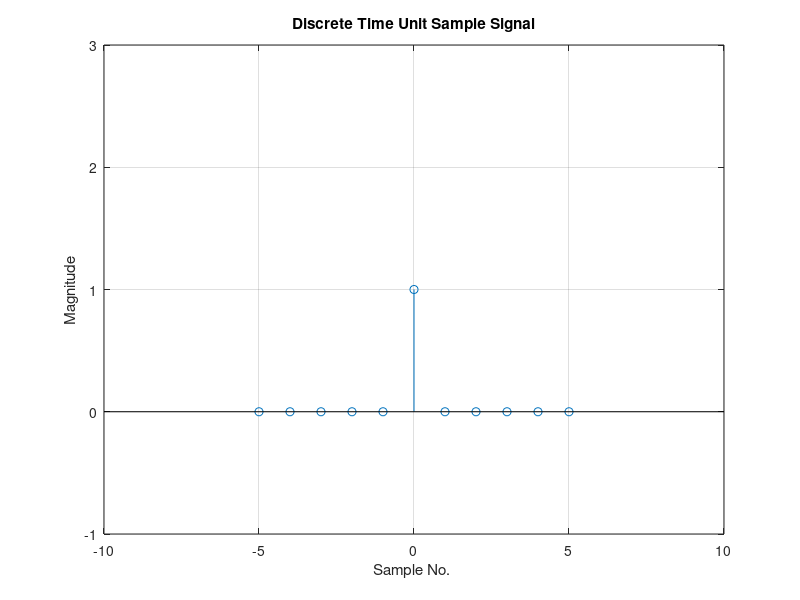

Write the MATLAB code that produced this figure.
% Matlab code for discrete time elementary signals
% Unit Sample Sequences
% Pranaba K. Mishro, VSS University of Technology (Burla).
% The codes are written for studnts reference
clc; close all; clear all;
n=input('Enter length of the sequence: '); % Example 10
N=-n:n;
le=length(N);
y=zeros(1,le);
for i=1:le
      if N(i)==0    
      y(i)=1;       
      end
end
stem(N, y);
grid on;
title('Discrete Time Unit Sample Signal')
xlabel('Sample No. ')
ylabel('Magnitude')
axis([-10 10 -1 3])
